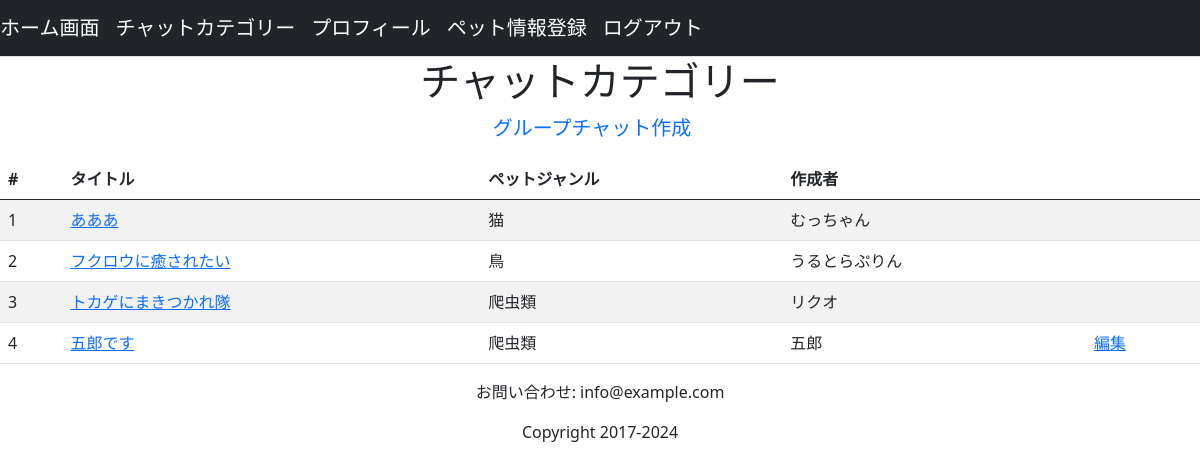
/chat_category/list_themes (signed in), run on the app's committed database.
### chat_category/models.py (models this page shows)
class Themes(models.Model):
    PET_GENRE_CHOICES = (
        (1, '犬'),
        (2, '猫'),
        (3, '鳥'),
        (4, 'ウサギ'),
        (5, '爬虫類'),
    )
    title = models.CharField(max_length=255)
    pet_genre = models.IntegerField(choices=PET_GENRE_CHOICES, default=1)
    user = models.ForeignKey(
        'accounts.Users', on_delete=models.CASCADE
    )
    objects = ThemesManager()
    class Meta:
        db_table = 'themes'

### accounts/models.py (models this page shows)
class Users(AbstractBaseUser, PermissionsMixin):
    username = models.CharField(max_length=255)
    age = models.PositiveIntegerField()
    bio = models.TextField(max_length=500, blank=True)
    birth_date = models.DateField(null=True, blank=True)
    email = models.EmailField(max_length=255, unique=True)
    is_active = models.BooleanField(default=False)
    is_staff = models.BooleanField(default=False)
    picture = models.ImageField(upload_to='picture/', blank=True, null=True)
    favorite_animals = models.CharField(max_length=255, blank=True)  # 好きな動物のためのフィールド
    pet = models.ManyToManyField(Pet, blank=True, related_name='users') #飼っているペットのためのフィールド
    objects = UserManager()
    USERNAME_FIELD = 'email'
    REQUIRED_FIELDS = ['username']
    class Meta:
        db_table = 'users'

### chat_category/views.py (the view)
# urls.py: path('list_themes', views.list_themes, name='list_themes'),
def list_themes(request):
    themes = Themes.objects.fetch_all_themes()
    return render(
        request, 'chat_category/list_themes.html', context={
            'themes': themes
        }
    )

### chat_category/models.py (called while the page is built)
    def fetch_all_themes(self):
        return self.order_by('id').all()

### templates/chat_category/list_themes.html (shortened to what this page needs)
{% extends "base.html" %}
{% block content %}
<center>
    <strong>
    <h1>チャットカテゴリー</h1>
    </strong>
    {% if user.is_authenticated %}
        <p><a class="navbar-brand" href="{% url 'chat_category:create_theme'%}">グループチャット作成</a></p>
    {% endif %}
    <table class="table table-striped table-hover">
        <thead>
            <tr>
                <th>#</th>
                <th>タイトル</th>
                <th>ペットジャンル</th>
                <th>作成者</th>
                <th></th>
            </tr>
        </thead>
        <tbody>
        {% for theme in themes %}
            <tr>
                <td>{{ forloop.counter }}</td>
                <td><a href="{% url 'chat_category:post_comments' theme_id=theme.id %}">{{theme.title }}</a></td>
                <td><a>{{ theme.get_pet_genre_display }}</a></td>
                <td>{{ theme.user.username }}</td>
                {% if theme.user.id == user.id %}
                    <td><a href="{% url 'chat_category:edit_theme' id=theme.id %}">編集</a></td>
                {% else %}
                    <td></td>
                {% endif %}
            </tr>
        {% endfor %}
        </tbody>
    </table>
</center>
{% endblock %}

### data on the page
Themes: title "あああ", pet_genre "猫", user.username "むっちゃん"
Themes: title "フクロウに癒されたい", pet_genre "鳥", user.username "うるとらぷりん"
Themes: title "トカゲにまきつかれ隊", pet_genre "爬虫類", user.username "リクオ"
Themes: title "五郎です", pet_genre "爬虫類", user.username "五郎", shows "編集"
